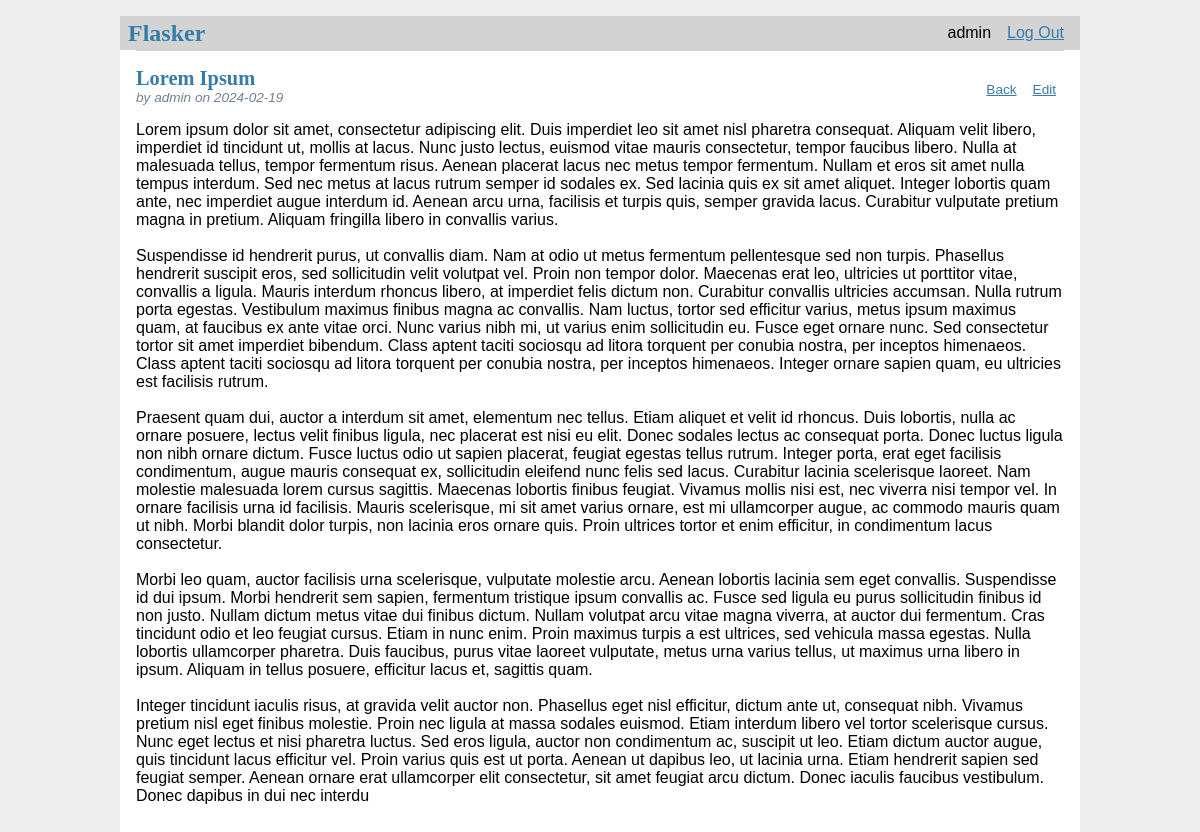
Page /1/show (signed in) on the committed database.
### tables this page shows
CREATE TABLE user (
  id INTEGER PRIMARY KEY AUTOINCREMENT,
  username TEXT UNIQUE NOT NULL,
  password TEXT NOT NULL
);

CREATE TABLE post (
  id INTEGER PRIMARY KEY AUTOINCREMENT,
  author_id INTEGER NOT NULL,
  created TIMESTAMP NOT NULL DEFAULT CURRENT_TIMESTAMP,
  title TEXT NOT NULL,
  body TEXT NOT NULL,
  FOREIGN KEY (author_id) REFERENCES user (id)
);

### flaskr/blog.py (the view)
@bp.route('/<int:id>/show')
def show(id):
    post = get_post(id)
    return render_template('blog/show.html', post=post)

### flaskr/auth.py (called while the page is built)
@bp.before_app_request
def load_logged_in_user():
    user_id = session.get('user_id')
    if user_id is None:
        g.user = None
    else:
        g.user = get_db().execute("SELECT * FROM user WHERE id = ?", (user_id,)).fetchone()

### flaskr/blog.py (called while the page is built)
def get_post(id, check_author=True):
    post = get_db().execute(
        'SELECT p.id, title, body, created, author_id, username'
        ' FROM post p JOIN user u ON p.author_id = u.id'
        ' WHERE p.id = ?',
        (id,)
    ).fetchone()
    if post is None:
        abort(404, f"Post id {id} doesn't exist.")
    if check_author and post['author_id'] != g.user['id']:
        abort(403)
    return post

### flaskr/db.py (called while the page is built)
def get_db():
    if 'db' not in g:
        g.db = sqlite3.connect(
            current_app.config['DATABASE'],
            detect_types=sqlite3.PARSE_DECLTYPES
        )
        g.db.row_factory = sqlite3.Row
    return g.db

### flaskr/templates/blog/show.html
{% extends 'base.html' %} {% block header %} {% endblock %} {% block content %}
<article class="post">
  <header>
    <div>
      <h1>{% block title %}{{ post['title'] }}{% endblock %}</h1>
      <div class="about">
        by {{ post['username'] }} on {{ post['created'].strftime('%Y-%m-%d') }}
      </div>
    </div>
    <a class="action" href="{{ url_for('blog.index') }}">Back</a>
    {% if g.user['id'] == post['author_id'] %}
    <a class="action" href="{{ url_for('blog.update', id=post['id']) }}"
      >Edit</a
    >
    {% endif %}
  </header>
  <p class="body">{{ post['body'] }}</p>
</article>
{% endblock %}

### flaskr/templates/base.html (shortened to what this page needs)
<!DOCTYPE html>
<html lang="en">
  <head>
    <link
      rel="stylesheet"
      href="{{url_for('static', filename='css/style.css')}}"
    />
  </head>
  <body>
    <nav>
      <h1>Flasker</h1>
      <ul>
        {% if g.user %}
        <li><span>{{g.user['username']}}</span></li>
        <li><a href="{{url_for('auth.logout')}}">Log Out</a></li>
        {% else %}
        <li><a href="{{url_for('auth.register')}}">Register</a></li>
        <li><a href="{{url_for('auth.login')}}">Log In</a></li>
        {% endif %}
      </ul>
    </nav>
    <section class="content">
      <header>{% block header %}{% endblock %}</header>
       {% block content %}{% endblock %}
    </section>
  </body>
</html>

### flaskr/static/css/style.css (style rules this page uses)
html { font-family: sans-serif; background: #eee; padding: 1rem; }
body { max-width: 960px; margin: 0 auto; background: white; }
h1 { font-family: serif; color: #377ba8; margin: 1rem 0; }
a { color: #377ba8; }
nav { background: lightgray; display: flex; align-items: center; padding: 0 0.5rem; }
nav h1 { flex: auto; margin: 0; }
nav ul { display: flex; list-style: none; margin: 0; padding: 0; }
nav ul li a, nav ul li span, header .action { display: block; padding: 0.5rem; }
.content { padding: 0 1rem 1rem; }
.content>header { border-bottom: 1px solid lightgray; display: flex; align-items: flex-end; }
.post>header { display: flex; align-items: flex-end; font-size: 0.85em; }
.post>header>div:first-of-type { flex: auto; }
.post>header h1 { font-size: 1.5em; margin-bottom: 0; }
.post .about { color: slategray; font-style: italic; }
.post .body { white-space: pre-line; }
.content:last-child { margin-bottom: 0; }

### rows in the picture
user: user.username "admin", username "admin"
post: title "Lorem Ipsum", created "2024-02-19", body "Lorem ipsum dolor sit amet, consectetur adipiscing elit. Duis imperdiet leo sit amet nisl pharetra consequat. Aliquam velit libero, imperdiet id tincidunt ut, mollis at lacus. Nunc justo lectus, euismod vitae mauris consectetur, tempor faucibus libero. Nulla at malesuada tellus, tempor fermentum risus. Aenean placerat lacus nec metus tempor fermentum. Nullam et eros sit amet nulla tempus interdum. Sed nec metus at lacus rutrum semper id sodales ex. Sed lacinia quis ex sit amet aliquet. Integer lobortis quam ante, nec imperdiet augue interdum id. Aenean arcu urna, facilisis et turpis quis, semper gravida lacus. Curabitur vulputate pretium magna in pretium. Aliquam fringilla libero in…"
